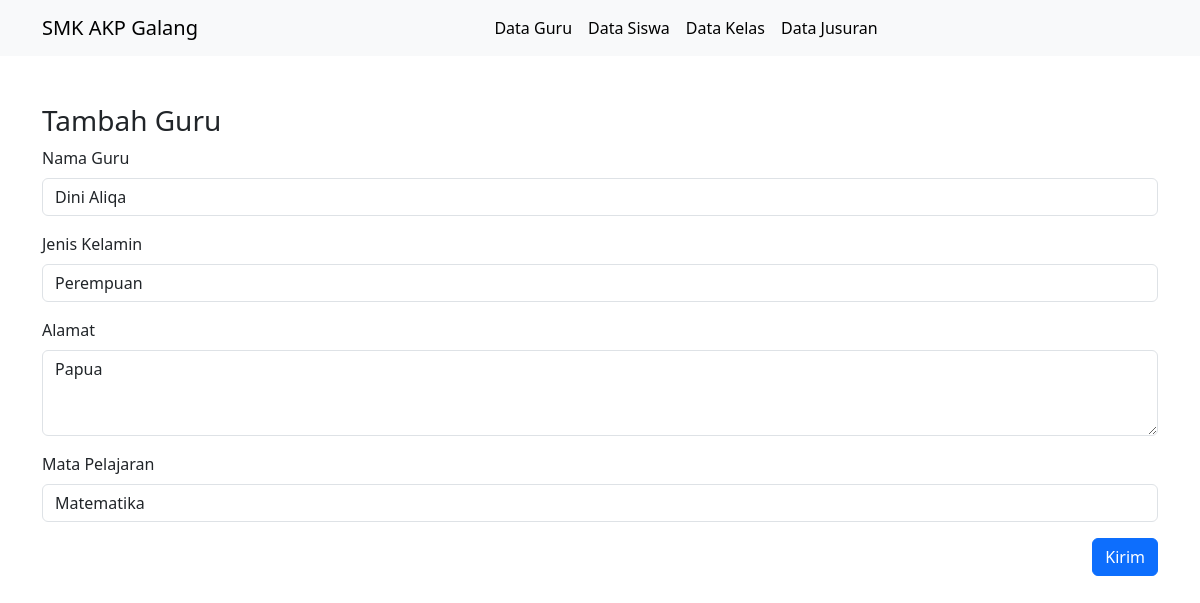
/editguru.php?id_guru=6, run on the app's committed database.
### tables this page shows
CREATE TABLE `tb_guru` (
  `id_guru` int(11) NOT NULL,
  `nama_guru` varchar(100) NOT NULL,
  `jenis_kelamin` enum('Laki-laki','Perempuan') NOT NULL,
  `alamat` text NOT NULL,
  `mapel` varchar(50) NOT NULL
);

### editguru.php (the view, shortened to what this page needs)
<?php
include 'config/koneksi.php';
include 'templates/header.php';
include 'templates/navbar.php';
$id_guru = $_GET['id_guru'];
$result = mysqli_query($koneksi, "SELECT * FROM tb_guru WHERE id_guru = '$id_guru'");
$guru = mysqli_fetch_assoc($result);
?>
<div class="container mt-5">
    <h3>Tambah Guru</h3>
    <form action="" method="post">
        <div class="mb-3">
            <label for="exampleFormControlInput1" class="form-label">Nama Guru</label>
            <input required type="text" value="<?= $guru['nama_guru'] ?>" name="nama_guru" class="form-control" id="exampleFormControlInput1">
        </div>
        <div class="mb-3">
            <label for="exampleFormControlInput1" class="form-label">Jenis Kelamin</label>
            <select required name="jenis_kelamin" class="form-control" id="">
                <option value="Perempuan" <?= $guru['jenis_kelamin'] == 'Perempuan' ? 'selected' : '' ?>>Perempuan</option>
            </select>
        </div>
        <div class="mb-3">
            <label for="exampleFormControlTextarea1" class="form-label">Alamat</label>
            <textarea required name="alamat" class="form-control" id="exampleFormControlTextarea1" rows="3"><?= $guru['alamat'] ?></textarea>
        </div>
        <div class="mb-3">
            <label for="exampleFormControlInput1" class="form-label">Mata Pelajaran</label>
            <input value="<?= $guru['mapel'] ?>" required type="text" name="mapel" class="form-control" id="exampleFormControlInput1">
        </div>
        <button type="submit" class="btn btn-primary float-end" name="kirim">Kirim</button>
    </form>
</div>
<?php
include 'templates/footer.php';
?>

### data on the page
tb_guru: nama_guru "Dini Aliqa", jenis_kelamin "Perempuan", alamat "Papua", mapel "Matematika"
